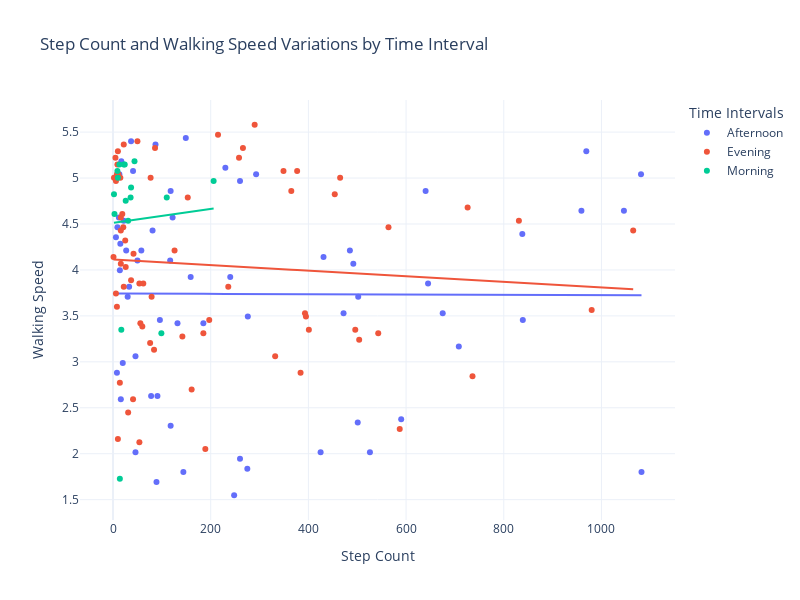

The notebook cell this image was saved under:
### Markdown cell above
#### Analyse the step count variation and walking speed variation over time of the days.

### Code cell
# Calculate how step count and walking speeds are varying with time of the days.
data["Time Intervals"]=pd.cut(pd.to_datetime(data["Time"]).dt.hour,bins=[0,12,18,24],labels=["Morning","Afternoon","Evening"],right=False)
# draw the graph
figure_6=px.scatter(data,x="Step Count",y="Walking Speed",color="Time Intervals",title="Step Count and Walking Speed Variations by Time Interval",
                  trendline='ols',width=800,height=600)
figure_6.show()

### Figure 1 — Plotly figure (JSON) as saved in the notebook; plotly's stock layout.template omitted (floating-point values rounded to 4 significant figures)
{"data": [{"hovertemplate": "Time Intervals=Afternoon<br>Step Count=%{x}<br>Walking Speed=%{y}<extra></extra>", "legendgroup": "Afternoon", "marker": {"color": "#636efa", "symbol": "circle"}, "mode": "markers", "name": "Afternoon", "orientation": "v", "showlegend": true, "type": "scatter", "x": [46, 645, 14, 13, 17, 122, 839, 118, 590, 425, 260, 838, 959, 89, 472, 117, 30, 492, 431, 502, 708, 675, 58, 27, 81, 6, 50, 78, 96, 132, 33, 91, 16, 501, 240, 20, 8, 185, 144, 526, 46, 118, 230, 293, 12, 9, 41, 22, 15, 485, 1046, 159, 260, 248, 1082, 275, 276, 149, 87, 37, 969, 640, 1081], "xaxis": "x", "y": [3.06, 3.852, 3.996, 5.04, 5.184, 4.572, 3.456, 2.304, 2.376, 2.016, 4.968, 4.392, 4.644, 1.692, 3.528, 4.104, 3.708, 4.068, 4.14, 3.708, 3.168, 3.528, 4.212, 4.212, 4.428, 4.356, 4.104, 2.628, 3.456, 3.42, 3.816, 2.628, 2.592, 2.34, 3.924, 2.988, 2.88, 3.42, 1.8, 2.016, 2.016, 4.86, 5.112, 5.04, 4.572, 4.464, 5.076, 4.536, 4.284, 4.212, 4.644, 3.924, 1.944, 1.548, 1.8, 1.836, 3.492, 5.436, 5.364, 5.4, 5.292, 4.86, 5.04], "yaxis": "y"}, {"hovertemplate": "<b>OLS trendline</b><br>Walking Speed = -1.70101e-05 * Step Count + 3.74265<br>R<sup>2</sup>=0.000023<br><br>Time Intervals=Afternoon<br>Step Count=%{x}<br>Walking Speed=%{y} <b>(trend)</b><extra></extra>", "legendgroup": "Afternoon", "marker": {"color": "#636efa", "symbol": "circle"}, "mode": "lines", "name": "Afternoon", "showlegend": false, "type": "scatter", "x": [6, 8, 9, 12, 13, 14, 15, 16, 17, 20, 22, 27, 30, 33, 37, 41, 46, 46, 50, 58, 78, 81, 87, 89, 91, 96, 117, 118, 118, 122, 132, 144, 149, 159, 185, 230, 240, 248, 260, 260, 275, 276, 293, 425, 431, 472, 485, 492, 501, 502, 526, 590, 640, 645, 675, 708, 838, 839, 959, 969, 1046, 1081, 1082], "xaxis": "x", "y": [3.743, 3.743, 3.742, 3.742, 3.742, 3.742, 3.742, 3.742, 3.742, 3.742, 3.742, 3.742, 3.742, 3.742, 3.742, 3.742, 3.742, 3.742, 3.742, 3.742, 3.741, 3.741, 3.741, 3.741, 3.741, 3.741, 3.741, 3.741, 3.741, 3.741, 3.74, 3.74, 3.74, 3.74, 3.74, 3.739, 3.739, 3.738, 3.738, 3.738, 3.738, 3.738, 3.738, 3.735, 3.735, 3.735, 3.734, 3.734, 3.734, 3.734, 3.734, 3.733, 3.732, 3.732, 3.731, 3.731, 3.728, 3.728, 3.726, 3.726, 3.725, 3.724, 3.724], "yaxis": "y"}, {"hovertemplate": "Time Intervals=Evening<br>Step Count=%{x}<br>Walking Speed=%{y}<extra></extra>", "legendgroup": "Evening", "marker": {"color": "#EF553B", "symbol": "circle"}, "mode": "markers", "name": "Evening", "orientation": "v", "showlegend": true, "type": "scatter", "x": [8, 564, 153, 16, 22, 16, 587, 496, 395, 401, 384, 161, 736, 142, 10, 8, 6, 56, 26, 1, 236, 14, 504, 60, 54, 77, 19, 189, 31, 84, 76, 41, 37, 21, 50, 10, 22, 15, 79, 454, 465, 11, 365, 377, 5, 9, 2, 86, 42, 332, 185, 290, 215, 258, 266, 54, 6, 349, 980, 726, 1065, 831, 126, 62, 25, 543, 393, 197, 16], "xaxis": "x", "y": [5.04, 4.464, 4.788, 4.068, 3.816, 4.572, 2.268, 3.348, 3.492, 3.348, 2.88, 2.7, 2.844, 3.276, 2.16, 3.6, 3.744, 3.42, 4.032, 4.14, 3.816, 2.772, 3.24, 3.384, 2.124, 5.004, 4.608, 2.052, 2.448, 3.132, 3.204, 2.592, 3.888, 4.464, 5.4, 5.292, 5.364, 5.004, 3.708, 4.824, 5.004, 5.04, 4.86, 5.076, 5.22, 5.148, 5.004, 5.328, 4.176, 3.06, 3.312, 5.58, 5.472, 5.22, 5.328, 3.852, 4.968, 5.076, 3.564, 4.68, 4.428, 4.536, 4.212, 3.852, 4.32, 3.312, 3.528, 3.456, 4.428], "yaxis": "y"}, {"hovertemplate": "<b>OLS trendline</b><br>Walking Speed = -0.000303736 * Step Count + 4.11271<br>R<sup>2</sup>=0.006415<br><br>Time Intervals=Evening<br>Step Count=%{x}<br>Walking Speed=%{y} <b>(trend)</b><extra></extra>", "legendgroup": "Evening", "marker": {"color": "#EF553B", "symbol": "circle"}, "mode": "lines", "name": "Evening", "showlegend": false, "type": "scatter", "x": [1, 2, 5, 6, 6, 8, 8, 9, 10, 10, 11, 14, 15, 16, 16, 16, 19, 21, 22, 22, 25, 26, 31, 37, 41, 42, 50, 54, 54, 56, 60, 62, 76, 77, 79, 84, 86, 126, 142, 153, 161, 185, 189, 197, 215, 236, 258, 266, 290, 332, 349, 365, 377, 384, 393, 395, 401, 454, 465, 496, 504, 543, 564, 587, 726, 736, 831, 980, 1065], "xaxis": "x", "y": [4.112, 4.112, 4.111, 4.111, 4.111, 4.11, 4.11, 4.11, 4.11, 4.11, 4.109, 4.108, 4.108, 4.108, 4.108, 4.108, 4.107, 4.106, 4.106, 4.106, 4.105, 4.105, 4.103, 4.101, 4.1, 4.1, 4.098, 4.096, 4.096, 4.096, 4.094, 4.094, 4.09, 4.089, 4.089, 4.087, 4.087, 4.074, 4.07, 4.066, 4.064, 4.057, 4.055, 4.053, 4.047, 4.041, 4.034, 4.032, 4.025, 4.012, 4.007, 4.002, 3.998, 3.996, 3.993, 3.993, 3.991, 3.975, 3.971, 3.962, 3.96, 3.948, 3.941, 3.934, 3.892, 3.889, 3.86, 3.815, 3.789], "yaxis": "y"}, {"hovertemplate": "Time Intervals=Morning<br>Step Count=%{x}<br>Walking Speed=%{y}<extra></extra>", "legendgroup": "Morning", "marker": {"color": "#00cc96", "symbol": "circle"}, "mode": "markers", "name": "Morning", "orientation": "v", "showlegend": true, "type": "scatter", "x": [37, 14, 22, 206, 44, 17, 24, 26, 110, 2, 9, 13, 10, 36, 99, 3, 31], "xaxis": "x", "y": [4.896, 1.728, 5.148, 4.968, 5.184, 3.348, 5.148, 4.752, 4.788, 4.824, 5.076, 5.148, 5.004, 4.788, 3.312, 4.608, 4.536], "yaxis": "y"}, {"hovertemplate": "<b>OLS trendline</b><br>Walking Speed = 0.000760925 * Step Count + 4.513<br>R<sup>2</sup>=0.001872<br><br>Time Intervals=Morning<br>Step Count=%{x}<br>Walking Speed=%{y} <b>(trend)</b><extra></extra>", "legendgroup": "Morning", "marker": {"color": "#00cc96", "symbol": "circle"}, "mode": "lines", "name": "Morning", "showlegend": false, "type": "scatter", "x": [2, 3, 9, 10, 13, 14, 17, 22, 24, 26, 31, 36, 37, 44, 99, 110, 206], "xaxis": "x", "y": [4.515, 4.515, 4.52, 4.521, 4.523, 4.524, 4.526, 4.53, 4.531, 4.533, 4.537, 4.54, 4.541, 4.546, 4.588, 4.597, 4.67], "yaxis": "y"}], "layout": {"height": 600, "legend": {"title": {"text": "Time Intervals"}, "tracegroupgap": 0}, "title": {"text": "Step Count and Walking Speed Variations by Time Interval"}, "width": 800, "xaxis": {"anchor": "y", "domain": [0, 1], "title": {"text": "Step Count"}}, "yaxis": {"anchor": "x", "domain": [0, 1], "title": {"text": "Walking Speed"}}}}
